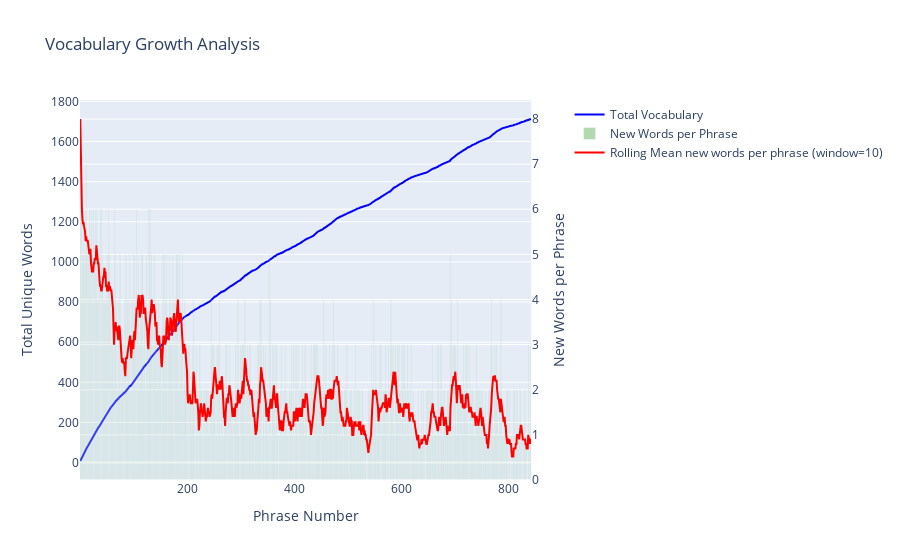

Notebook code cell kept with this figure:
### Code cell
from src.utils import plot_vocabulary_growth

# Example usage

plot_vocabulary_growth(phrases, window=10)  # Using smaller window for this example

### Figure 1 — Plotly figure (JSON) as saved in the notebook; plotly's stock layout.template omitted (floating-point values rounded to 4 significant figures; data arrays with more than 128 entries replaced by an {"elided": "..."} marker saying what was removed)
{"data": [{"line": {"color": "blue"}, "name": "Total Vocabulary", "type": "scatter", "x": {"elided": "841 int values"}, "xaxis": "x", "y": {"elided": "841 int values"}, "yaxis": "y"}, {"marker": {"color": "green"}, "name": "New Words per Phrase", "opacity": 0.3, "type": "bar", "x": {"elided": "841 int values"}, "xaxis": "x", "y": {"elided": "841 int values"}, "yaxis": "y2"}, {"line": {"color": "red"}, "name": "Rolling Mean new words per phrase (window=10)", "type": "scatter", "x": {"elided": "841 int values"}, "xaxis": "x", "y": {"elided": "841 float values"}, "yaxis": "y2"}], "layout": {"showlegend": true, "title": {"text": "Vocabulary Growth Analysis"}, "xaxis": {"anchor": "y", "domain": [0, 0.94], "title": {"text": "Phrase Number"}}, "yaxis": {"anchor": "x", "domain": [0, 1], "title": {"text": "Total Unique Words"}}, "yaxis2": {"anchor": "x", "overlaying": "y", "side": "right", "title": {"text": "New Words per Phrase"}}}}
